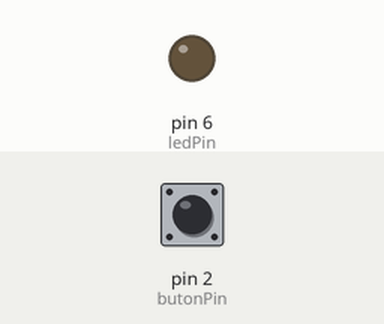
Simulated run of this sketch. Board: Arduino Uno, built with avr-gcc and run on an emulated ATmega328P. Shown: output pins drawn as LEDs (lit = HIGH). The inputs (shaded band) are chosen by the test bench; at power-on: pin 2 (butonPin) LOW.

Above: at 1.2 s.
1.3 s: pin 2 (butonPin) pulled HIGH for 0.15 s
At 1.4 s:
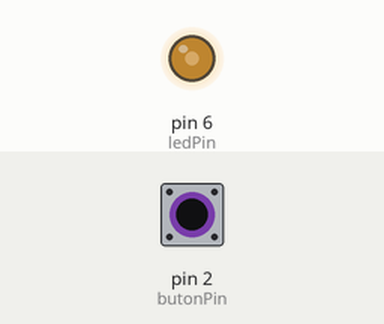
3.0 s: pin 2 (butonPin) pulled HIGH for 1 s
At 4.5 s:
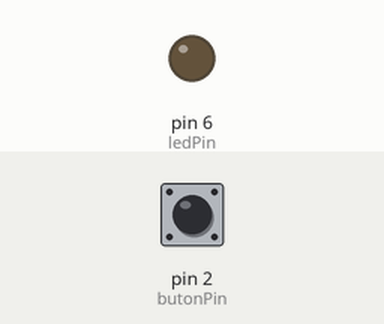
5.5 s: pin 2 (butonPin) pulled HIGH for 3.2 s
At 6.8 s:
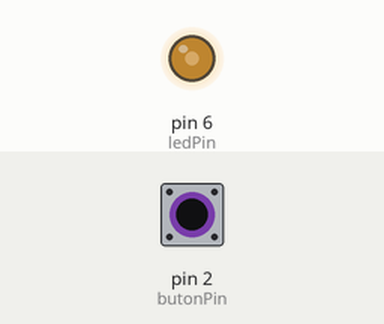
Timing chart, 0 to 10.2 s (numbered marks = the images above; inputs shaded):
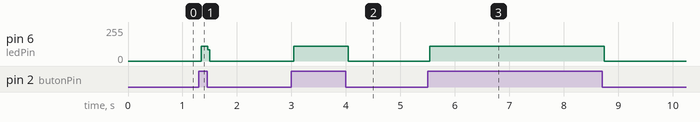

The sketch:

ak0210_butonOku.ino
```cpp
/*
  BU KOD NE YAPAR?
  Bu kod, 2 numaralı pindeki butona basılı tutulduğu sürece 6 numaralı pindeki LED'i yakar;
  buton bırakılınca LED söner.
*/

/*
  ak0210 — Buton: INPUT, digitalRead, pull-down
  Ne öğreneceğiz: kart şimdiye kadar hep DIŞARI yazıyordu (OUTPUT); şimdi bir pin
    İÇERİYİ okuyor (INPUT) — digitalRead() bu pinin HIGH mi LOW mu olduğunu söyler
  Malzeme: Arduino Uno kartı, USB kablosu, Paket 5 devresi (4 LED, pin 3/5/6/9,
    aynen), 1 buton, 1 adet 10 kΩ direnç (pull-down)
  Devre: Paket 5 devresi sökülmez. Yeni: buton bir bacağı 5V'a, öbür bacağı hem
    pin 2'ye hem 10 kΩ direnç üzerinden GND'ye bağlanır (pull-down). Basılı = HIGH,
    bırakılmış = LOW. Bu derste sadece pin 6'daki LED kullanılıyor.

  Şimdilik kara kutu (sonra açacağız):
    void -> "fonksiyon" konusunda açılacak
  (OUTPUT bu derste INPUT ile birlikte GERÇEKTEN açıldı, artık kara kutu değil.)

  kaynak: ..\arsiv\010butonLedKolay\010butonLedKolay.ino — kaynakta iki hata vardı,
          hiçbiri taşınmadı: (1) digitalRead(2)==0 basılıyı 0 sayıyordu (pull-up
          devresinin mantığı); bizim devremiz pull-down, basılı = HIGH, bu yüzden
          ==HIGH yapıldı. (2) Yorum "bıraksan da yanmaya devam eder" diyordu ama kod
          her turda LED'i önce söndürüyor, bu doğru değildi; yorum silindi. Pin
          adları (6, 2) butonPin/ledPin isimlerine bağlandı (ak0050 köprüsü).
*/

// --- KAVRAM ---
// pinMode() bir pine GÖREV verir: OUTPUT (bu pin dışarı yazacak) ya da INPUT
// (bu pin içeriyi okuyacak). Şimdiye kadar hep OUTPUT kullandık (LED'e yazdık);
// burada ilk kez INPUT kullanıyoruz — butonu OKUYORUZ.
// digitalRead(pin), o pinin şu an HIGH mi LOW mu olduğunu söyler — digitalWrite'ın
// tam tersi: digitalWrite biz karara veririz, digitalRead kart bize söyler.
// Bizim devremizde (pull-down): buton BASILI iken pin HIGH, BIRAKILMIŞ iken LOW.
const int butonPin = 2;
const int ledPin = 6;

void setup() {
  pinMode(ledPin, OUTPUT);
  pinMode(butonPin, INPUT);
}

void loop() {
  digitalWrite(ledPin, LOW); // önce söndür (else henüz yok, ak0160'taki gibi)

  if (digitalRead(butonPin) == HIGH) { // butona basıldı mı?
    digitalWrite(ledPin, HIGH); // basılıysa yak
  }
}

// --- SEN YAP ---
// 1) 10 kΩ direnci SÖK (pin 2'yi "havada" bırak). setup()'a Serial.begin(9600);
//    ekle, loop()'a Serial.println(digitalRead(butonPin)); koy (ak0199'daki
//    "değeri yazdırıp bak" yöntemi). Butona hiç dokunmadan Seri Monitör'de ne
//    görüyorsun? (Kartına göre değişebilir — "kesin şu olur" diye bir şey yok,
//    havada kalan bir pin dokunulmadığında zıplayabilir.) Sonra direnci geri tak,
//    fark neydi?
// 2) Devredeki başka bir LED'i (pin 3, 5 ya da 9) de aynı butonla yak.
// 3) [ileri] `if (digitalRead(butonPin) == HIGH)` yerine `if (digitalRead(butonPin))`
//    yazılsa ne olurdu? (İpucu: HIGH'ın kendisi zaten "doğru" sayılan bir değerdir.)
```

Measured:
- after the input at 1.3 s, pin 6 (ledPin): 0/255 → 111/255 at once, → 0/255 0.12 s later
- after the input at 3.0 s, pin 6 (ledPin): 0/255 → 111/255 at once, → 0/255 1.0 s later
- after the input at 5.5 s, pin 6 (ledPin): 0/255 → 111/255 at once, → 0/255 3.2 s later
